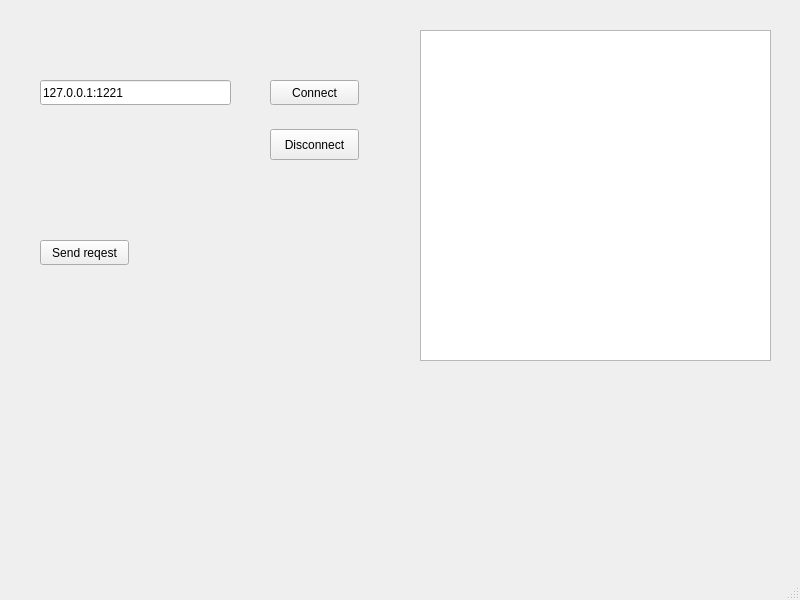
<?xml version="1.0" encoding="UTF-8"?>
<ui version="4.0">
 <class>ClientWindow</class>
 <widget class="QMainWindow" name="ClientWindow">
  <property name="geometry">
   <rect>
    <x>0</x>
    <y>0</y>
    <width>800</width>
    <height>600</height>
   </rect>
  </property>
  <property name="windowTitle">
   <string>ClientWindow</string>
  </property>
  <widget class="QWidget" name="centralwidget">
   <widget class="QPushButton" name="connectToServerButton">
    <property name="geometry">
     <rect>
      <x>270</x>
      <y>80</y>
      <width>89</width>
      <height>25</height>
     </rect>
    </property>
    <property name="text">
     <string>Connect</string>
    </property>
   </widget>
   <widget class="QLineEdit" name="serverAddressLineEdit">
    <property name="geometry">
     <rect>
      <x>40</x>
      <y>80</y>
      <width>191</width>
      <height>25</height>
     </rect>
    </property>
    <property name="text">
     <string>127.0.0.1:1221</string>
    </property>
   </widget>
   <widget class="QPushButton" name="disconnectToServerButton">
    <property name="geometry">
     <rect>
      <x>270</x>
      <y>129</y>
      <width>89</width>
      <height>31</height>
     </rect>
    </property>
    <property name="text">
     <string>Disconnect</string>
    </property>
   </widget>
   <widget class="QPushButton" name="requestButton">
    <property name="geometry">
     <rect>
      <x>40</x>
      <y>240</y>
      <width>89</width>
      <height>25</height>
     </rect>
    </property>
    <property name="text">
     <string>Send reqest</string>
    </property>
   </widget>
   <widget class="QTextBrowser" name="logWidget">
    <property name="geometry">
     <rect>
      <x>420</x>
      <y>30</y>
      <width>351</width>
      <height>331</height>
     </rect>
    </property>
   </widget>
  </widget>
  <widget class="QMenuBar" name="menubar">
   <property name="geometry">
    <rect>
     <x>0</x>
     <y>0</y>
     <width>800</width>
     <height>22</height>
    </rect>
   </property>
  </widget>
  <widget class="QStatusBar" name="statusbar"/>
 </widget>
 <resources/>
 <connections/>
</ui>
